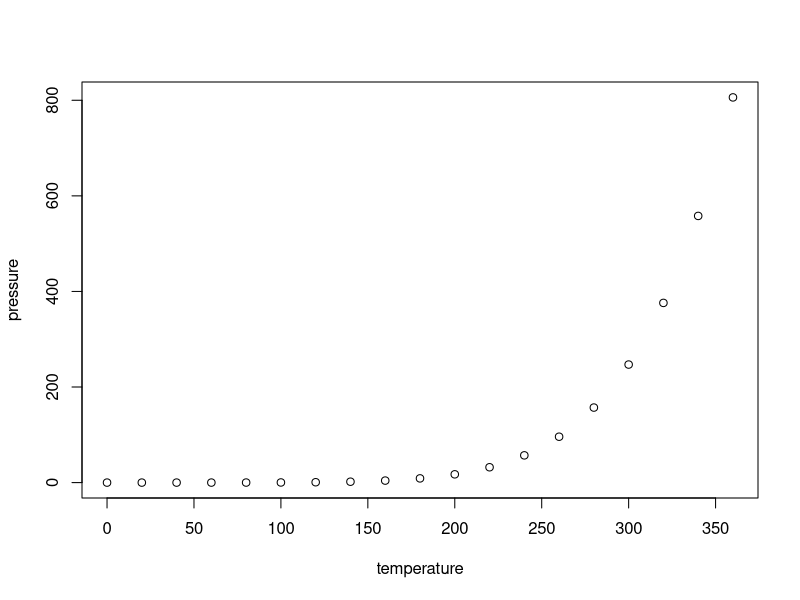
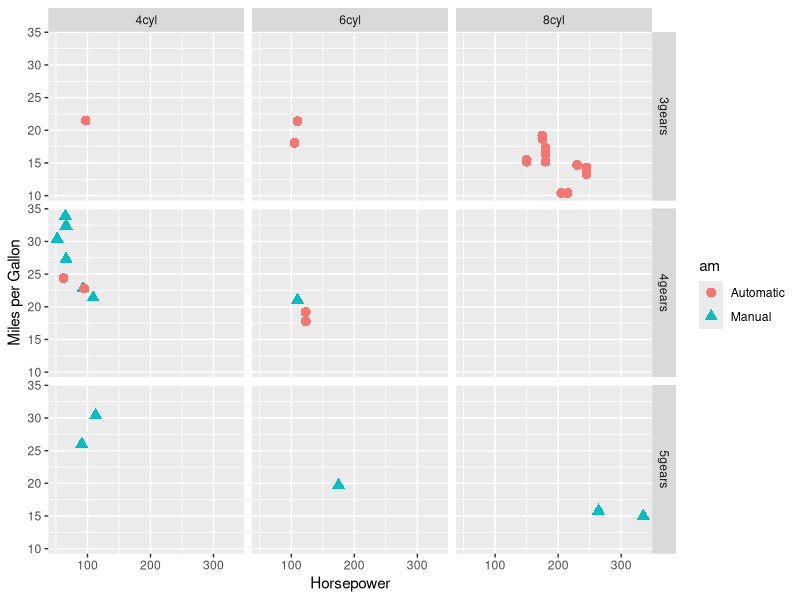

These figures' R source, in order:
## ---- chunk 1
knitr::opts_chunk$set(echo = FALSE)
## ---- chunk 2
summary(cars)
## ---- chunk 3
plot(pressure)
## ---- chunk 4
# ggplot2 examples
library(ggplot2) 

# create factors with value labels 
mtcars$gear <- factor(mtcars$gear,levels=c(3,4,5),
  	labels=c("3gears","4gears","5gears")) 
mtcars$am <- factor(mtcars$am,levels=c(0,1),
  	labels=c("Automatic","Manual")) 
mtcars$cyl <- factor(mtcars$cyl,levels=c(4,6,8),
   labels=c("4cyl","6cyl","8cyl")) 



# Scatterplot of mpg vs. hp for each combination of gears and cylinders
# in each facet, transmittion type is represented by shape and color
qplot(hp, mpg, data=mtcars, shape=am, color=am, 
   facets=gear~cyl, size=I(3),
   xlab="Horsepower", ylab="Miles per Gallon") 


